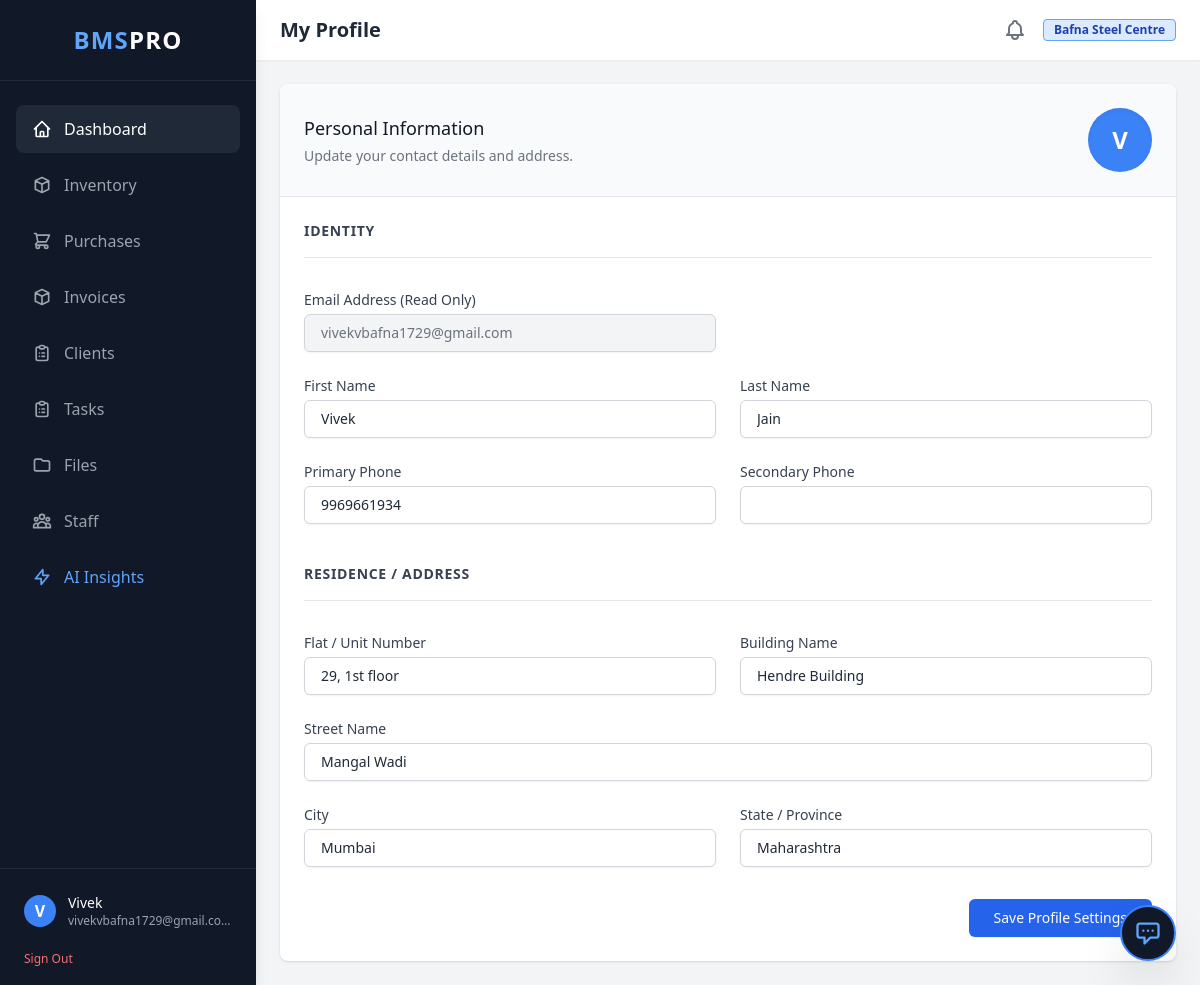
The page /accounts/profile/ (signed in) on the database its author committed.
### accounts/models.py (models this page shows, shortened)
class User(AbstractBaseUser, PermissionsMixin):
    user_id = models.UUIDField(primary_key=True, default=uuid.uuid4, editable=False)
    company = models.ForeignKey(Company, on_delete=models.CASCADE, related_name='employees', null=True, blank=True)
    email = models.EmailField(unique=True) # Removed editable=False
    first_name = models.CharField(max_length=100, blank=True)
    middle_name = models.CharField(max_length=100, blank=True)
    last_name = models.CharField(max_length=100, blank=True)
    username = models.CharField(max_length=150, unique=True, blank=True)
    flat_number = models.CharField(max_length=20, blank=True)
    building_name = models.CharField(max_length=100, blank=True) # Lowercased 'b'
    street_name = models.CharField(max_length=100, blank=True)
    city = models.CharField(max_length=100, blank=True)
    state = models.CharField(max_length=100, blank=True)
    phone_number = models.CharField(max_length=15, blank=True)
    phone_number2 = models.CharField(max_length=15, blank=True, null=True)
    joining_date = models.DateField(blank=True, null=True)
    monthly_salary = models.DecimalField(max_digits=10, decimal_places=2, blank=True, null=True)
    is_active = models.BooleanField(default=True)
    is_staff = models.BooleanField(default=False)
    is_superuser = models.BooleanField(default=False)
    created_at = models.DateTimeField(auto_now_add=True)
    updated_at = models.DateTimeField(auto_now=True)
    objects = UserManager()
    USERNAME_FIELD = 'email'
    REQUIRED_FIELDS = [] # Removed 'username' since we auto-generate it

class Company(models.Model):
    company_id = models.UUIDField(primary_key=True, default=uuid.uuid4, editable=False)
    name = models.CharField(max_length=255)
    subdomain = models.CharField(max_length=100, unique=True, null=True, blank=True)
    created_at = models.DateTimeField(auto_now_add=True)
    is_active = models.BooleanField(default=True)

### accounts/views.py (the view)
# urls.py: path('profile/', views.profile_view, name='profile'),
@login_required
def profile_view(request):
    if request.method == 'POST':
        form = UserProfileForm(request.POST, instance=request.user)
        if form.is_valid():
            form.save()
            messages.success(request, "Your profile has been updated successfully.")
            return redirect('accounts:profile')
        else:
            messages.error(request, "Please correct the errors below.")
    else:
        form = UserProfileForm(instance=request.user)
    context = {
        'form': form,
        'page_title': 'My Profile'
    }
    return render(request, 'accounts/profile.html', context)

### accounts/forms.py
class UserProfileForm(forms.ModelForm):
    class Meta:
        model = User
        fields = [
            'first_name', 'middle_name', 'last_name',
            'phone_number', 'phone_number2',
            'flat_number', 'building_name',
            'street_name', 'city', 'state'
        ]
    def __init__(self, *args, **kwargs):
        super().__init__(*args, **kwargs)
        for field_name, field in self.fields.items():
            field.widget.attrs.update({
                'class': 'mt-1 block w-full px-4 py-2 border border-gray-300 rounded-md shadow-sm focus:ring-blue-500 focus:border-blue-500 text-sm'
            })

### templates/accounts/profile.html (shortened to what this page needs)
{% extends 'shared/base.html' %}
{% block page_title %}My Profile{% endblock %}
{% block content %}
<div class="max-w-4xl mx-auto">
    <div class="bg-white rounded-lg shadow overflow-hidden">
        <div class="p-6 border-b border-gray-200 bg-gray-50 flex items-center justify-between">
            <div>
                <h3 class="text-lg font-medium text-gray-900">Personal Information</h3>
                <p class="mt-1 text-sm text-gray-500">Update your contact details and address.</p>
            </div>
            <div class="w-16 h-16 rounded-full bg-blue-500 flex items-center justify-center text-white text-2xl font-bold shadow-inner">
                {{ request.user.email|make_list|first|upper }}
            </div>
        </div>
        <form method="POST" action="{% url 'accounts:profile' %}" class="p-6">
            <div class="grid grid-cols-1 md:grid-cols-2 gap-6">
                <div class="md:col-span-2 border-b border-gray-200 pb-4 mb-2">
                    <h4 class="text-sm font-bold text-gray-700 uppercase tracking-wider">Identity</h4>
                </div>
                <div>
                    <label class="block text-sm font-medium text-gray-700 mb-1">Email Address (Read Only)</label>
                    <input type="email" value="{{ request.user.email }}" disabled class="mt-1 block w-full px-4 py-2 bg-gray-100 border border-gray-300 rounded-md shadow-sm text-gray-500 text-sm cursor-not-allowed">
                </div>
                <div>
                    </div>
                <div>
                    <label for="{{ form.first_name.id_for_label }}" class="block text-sm font-medium text-gray-700 mb-1">First Name</label>
                    {{ form.first_name }}
                </div>
                <div>
                    <label for="{{ form.last_name.id_for_label }}" class="block text-sm font-medium text-gray-700 mb-1">Last Name</label>
                    {{ form.last_name }}
                </div>
                <div>
                    <label for="{{ form.phone_number.id_for_label }}" class="block text-sm font-medium text-gray-700 mb-1">Primary Phone</label>
                    {{ form.phone_number }}
                </div>
                <div>
                    <label for="{{ form.phone_number2.id_for_label }}" class="block text-sm font-medium text-gray-700 mb-1">Secondary Phone</label>
                    {{ form.phone_number2 }}
                </div>
                <div class="md:col-span-2 border-b border-gray-200 pb-4 mt-4 mb-2">
                    <h4 class="text-sm font-bold text-gray-700 uppercase tracking-wider">Residence / Address</h4>
                </div>
                <div>
                    <label for="{{ form.flat_number.id_for_label }}" class="block text-sm font-medium text-gray-700 mb-1">Flat / Unit Number</label>
                    {{ form.flat_number }}
                </div>
                <div>
                    <label for="{{ form.building_name.id_for_label }}" class="block text-sm font-medium text-gray-700 mb-1">Building Name</label>
                    {{ form.building_name }}
                </div>
                <div class="md:col-span-2">
                    <label for="{{ form.street_name.id_for_label }}" class="block text-sm font-medium text-gray-700 mb-1">Street Name</label>
                    {{ form.street_name }}
                </div>
                <div>
                    <label for="{{ form.city.id_for_label }}" class="block text-sm font-medium text-gray-700 mb-1">City</label>
                    {{ form.city }}
                </div>
                <div>
                    <label for="{{ form.state.id_for_label }}" class="block text-sm font-medium text-gray-700 mb-1">State / Province</label>
                    {{ form.state }}
                </div>
            </div>
            <div class="mt-8 flex justify-end">
                <button type="submit" class="inline-flex justify-center py-2 px-6 border border-transparent shadow-sm text-sm font-medium rounded-md text-white bg-blue-600 hover:bg-blue-700 focus:outline-none focus:ring-2 focus:ring-offset-2 focus:ring-blue-500 transition-colors">
                    Save Profile Settings
                </button>
            </div>
        </form>
    </div>
</div>
{% endblock %}

### templates/shared/base.html (shortened to what this page needs)
<!DOCTYPE html>
<html lang="en">
<head>
    <script src="https://cdn.tailwindcss.com"></script>
</head>
<body class="bg-gray-100 text-gray-800 font-sans antialiased flex h-screen overflow-hidden">
    <aside class="w-64 bg-gray-900 text-white flex flex-col h-full shadow-lg z-20">
        <div class="p-6 flex items-center justify-center border-b border-gray-800">
            <h1 class="text-2xl font-bold tracking-wider text-blue-400">BMS<span class="text-white">PRO</span></h1>
        </div>
        <nav class="flex-1 px-4 py-6 space-y-2 overflow-y-auto">
            <a href="{% url 'dashboard:home' %}" hx-get="{% url 'dashboard:home' %}" hx-target="#main-content" hx-push-url="true" class="flex items-center px-4 py-3 bg-gray-800 text-white rounded-lg hover:bg-gray-700 transition-colors">
                <svg class="w-5 h-5 mr-3" fill="none" stroke="currentColor" viewBox="0 0 24 24"><path stroke-linecap="round" stroke-linejoin="round" stroke-width="2" d="M3 12l2-2m0 0l7-7 7 7M5 10v10a1 1 0 001 1h3m10-11l2 2m-2-2v10a1 1 0 01-1 1h-3m-6 0a1 1 0 001-1v-4a1 1 0 011-1h2a1 1 0 011 1v4a1 1 0 001 1m-6 0h6"></path></svg>
                Dashboard
            </a>
            <a href="{% url 'inventory:dashboard' %}" hx-get="{% url 'inventory:dashboard' %}" hx-target="#main-content" hx-push-url="true" class="flex items-center px-4 py-3 text-gray-400 rounded-lg hover:bg-gray-800 hover:text-white transition-colors">
                <svg class="w-5 h-5 mr-3" fill="none" stroke="currentColor" viewBox="0 0 24 24"><path stroke-linecap="round" stroke-linejoin="round" stroke-width="2" d="M20 7l-8-4-8 4m16 0l-8 4m8-4v10l-8 4m0-10L4 7m8 4v10M4 7v10l8 4"></path></svg>
                Inventory
            </a>
            <a href="{% url 'inventory:vendor_list' %}"
                hx-get="{% url 'inventory:vendor_list' %}"
                hx-target="#main-content"
                hx-push-url="true"
                class="flex items-center px-4 py-3 text-gray-400 rounded-lg hover:bg-gray-800 hover:text-white transition-colors">
                    <svg class="w-5 h-5 mr-3" fill="none" stroke="currentColor" viewBox="0 0 24 24"><path stroke-linecap="round" stroke-linejoin="round" stroke-width="2" d="M3 3h2l.4 2M7 13h10l4-8H5.4M7 13L5.4 5M7 13l-2.293 2.293c-.63.63-.184 1.707.707 1.707H17m0 0a2 2 0 100 4 2 2 0 000-4zm-8 2a2 2 0 11-4 0 2 2 0 014 0z"></path></svg>
                    Purchases
                </a>
            <a href="{% url 'billing:invoice_list' %}" hx-get="{% url 'billing:invoice_list' %}" hx-target="#main-content" hx-push-url="true" class="flex items-center px-4 py-3 text-gray-400 rounded-lg hover:bg-gray-800 hover:text-white transition-colors">
                <svg class="w-5 h-5 mr-3" fill="none" stroke="currentColor" viewBox="0 0 24 24"><path stroke-linecap="round" stroke-linejoin="round" stroke-width="2" d="M20 7l-8-4-8 4m16 0l-8 4m8-4v10l-8 4m0-10L4 7m8 4v10M4 7v10l8 4"></path></svg>
                Invoices
            </a>
            <a href="{% url 'billing:client_list' %}" class="flex items-center px-4 py-3 text-gray-400 rounded-lg hover:bg-gray-800 hover:text-white transition-colors">
                Clients
            </a>
            <a href="{% url 'taskms:task_board' %}" class="flex items-center px-4 py-3 text-gray-400 rounded-lg hover:bg-gray-800 hover:text-white transition-colors">
                Tasks
            </a>
            <a href="{% url 'file_manager:dashboard' %}"
                hx-get="{% url 'file_manager:dashboard' %}"
                hx-target="#main-content"
                hx-push-url="true"
                class="flex items-center px-4 py-3 text-gray-400 rounded-lg hover:bg-gray-800 hover:text-white transition-colors">
                    <svg class="w-5 h-5 mr-3" fill="none" stroke="currentColor" viewBox="0 0 24 24">
                        <path stroke-linecap="round" stroke-linejoin="round" stroke-width="2" d="M3 7v10a2 2 0 002 2h14a2 2 0 002-2V9a2 2 0 00-2-2h-6l-2-2H5a2 2 0 00-2 2z"></path>
                    </svg>
                    Files
                </a>
            <a href="{% url 'staffms:staff_list' %}" hx-get="{% url 'staffms:staff_list' %}" hx-target="#main-content" hx-push-url="true" class="flex items-center px-4 py-3 text-gray-400 rounded-lg hover:bg-gray-800 hover:text-white transition-colors">
                Staff
            </a>
            <a href="{% url 'analytics:ai_dashboard' %}" hx-get="{% url 'analytics:ai_dashboard' %}" hx-target="#main-content" hx-push-url="true" class="flex items-center px-4 py-3 text-blue-400 rounded-lg hover:bg-gray-800 hover:text-blue-300 transition-colors">
                <svg class="w-5 h-5 mr-3" fill="none" stroke="currentColor" viewBox="0 0 24 24"><path stroke-linecap="round" stroke-linejoin="round" stroke-width="2" d="M13 10V3L4 14h7v7l9-11h-7z"></path></svg>
                AI Insights
            </a>
        </nav>
        <div class="p-4 border-t border-gray-800">
            <a href="{% url 'accounts:profile' %}" class="flex items-center hover:bg-gray-800 p-2 rounded transition cursor-pointer">
                <div class="w-8 h-8 rounded-full bg-blue-500 flex items-center justify-center text-white font-bold">
                    {{ request.user.email|make_list|first|upper }}
                </div>
                <div class="ml-3 truncate">
                    <p class="text-sm font-medium text-white truncate">{{ request.user.first_name|default:"Set Profile" }}</p>
                    <p class="text-xs text-gray-400 truncate">{{ request.user.email }}</p>
                </div>
            </a>
            <form method="POST" action="{% url 'account_logout' %}" class="mt-2 pl-2">
                <button type="submit" class="text-xs text-red-400 hover:text-red-300 transition">Sign Out</button>
            </form>
        </div>
    </aside>
    <div class="flex-1 flex flex-col h-full overflow-hidden relative">
        <header class="bg-white shadow-sm z-10 py-4 px-6 flex justify-between items-center">
            <h2 class="text-xl font-semibold text-gray-800">{% block page_title %}{{ page_title }}{% endblock %}</h2>
            <div class="flex items-center space-x-4">
                <button class="text-gray-500 hover:text-blue-600 transition">
                </button>
                <span class="bg-blue-100 text-blue-800 text-xs font-semibold px-2.5 py-0.5 rounded border border-blue-400">
                    {{ request.user.company.name|default:"No Company Assigned" }}
                </span>
            </div>
        </header>
        <main id="main-content" class="flex-1 overflow-x-hidden overflow-y-auto bg-gray-100 p-6">
            {% block content %}
            {% endblock %}
        </main>
    </div>
    <div x-data="{
        open: false, isLoading: false, inputMsg: '',
        messages: [{sender: 'bot', text: 'BMS Pro AI Engine Online. Ask me anything about your business data.'}],
        async sendMessage() {
            if (this.inputMsg.trim() === '') return;
            let msg = this.inputMsg;
            this.messages.push({ sender: 'user', text: msg });
            this.inputMsg = '';
            this.isLoading = true;
            this.scrollToBottom();
            try {
                let response = await fetch('{% url 'analytics:ai_bot_reply' %}', {
                    method: 'POST',
                    headers: { 'Content-Type': 'application/json', 'X-CSRFToken': '{{ csrf_token }}' },
                    body: JSON.stringify({ message: msg })
                });
                if(response.ok) {
                    let data = await response.json();
                    // Basic Markdown parsing for bold text
                    let formattedReply = data.reply.replace(/\*\*(.*?)\*\*/g, '<b>$1</b>');
                    this.messages.push({ sender: 'bot', text: formattedReply });
                } else {
                    this.messages.push({ sender: 'bot', text: 'Error reaching API.' });
                }
            } catch(err) {
                this.messages.push({ sender: 'bot', text: 'Network failed.' });
            } finally {
                this.isLoading = false;
                this.scrollToBottom();
            }
        },
        scrollToBottom() {
            setTimeout(() => { let box = document.getElementById('chat-messages'); if(box) box.scrollTop = box.scrollHeight; }, 100);
        }
    }"
     class="fixed bottom-6 right-6 z-50">
    <button @click="open = !open" class="bg-gray-900 border-2 border-blue-500 text-white w-14 h-14 rounded-full shadow-2xl flex items-center justify-center transition-transform hover:scale-110">
        <svg x-show="!open" class="w-7 h-7 text-blue-400" fill="none" stroke="currentColor" viewBox="0 0 24 24"><path stroke-linecap="round" stroke-linejoin="round" stroke-width="2" d="M8 10h.01M12 10h.01M16 10h.01M9 16H5a2 2 0 01-2-2V6a2 2 0 012-2h14a2 2 0 012 2v8a2 2 0 01-2 2h-5l-5 5v-5z"></path></svg>
    </button>
</div>
</body>
</html>

### rows shown on the page
User: user.email|make_list "V", user.first_name "Vivek", user.email "vivekvbafna1729@gmail.com", user.company.name "Bafna Steel Centre", first_name "Vivek", last_name "Jain", phone_number "9969661934", flat_number "29, 1st floor", building_name "Hendre Building", street_name "Mangal Wadi", city "Mumbai", state "Maharashtra"
